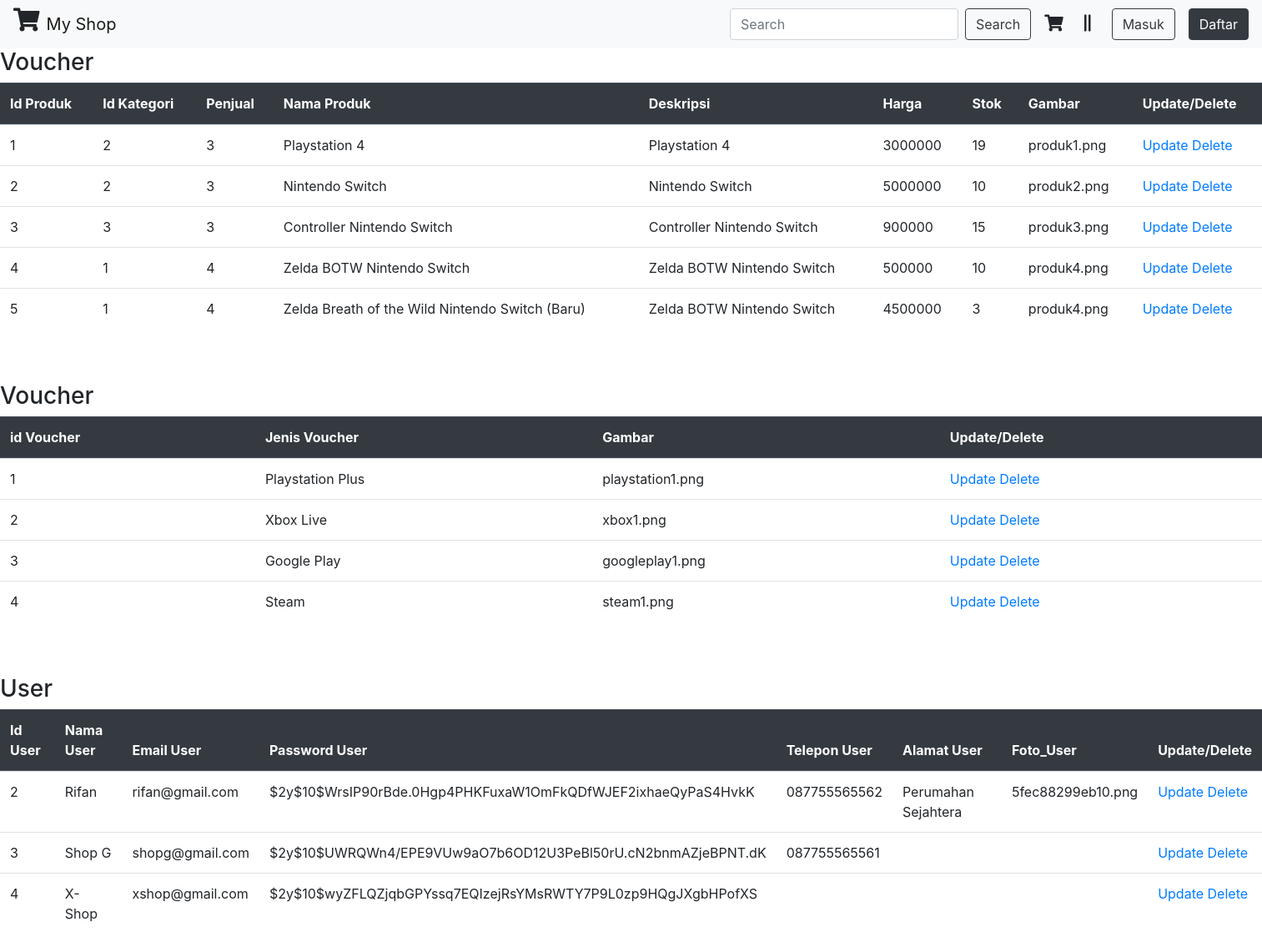
The app's page /admin.php, older data.
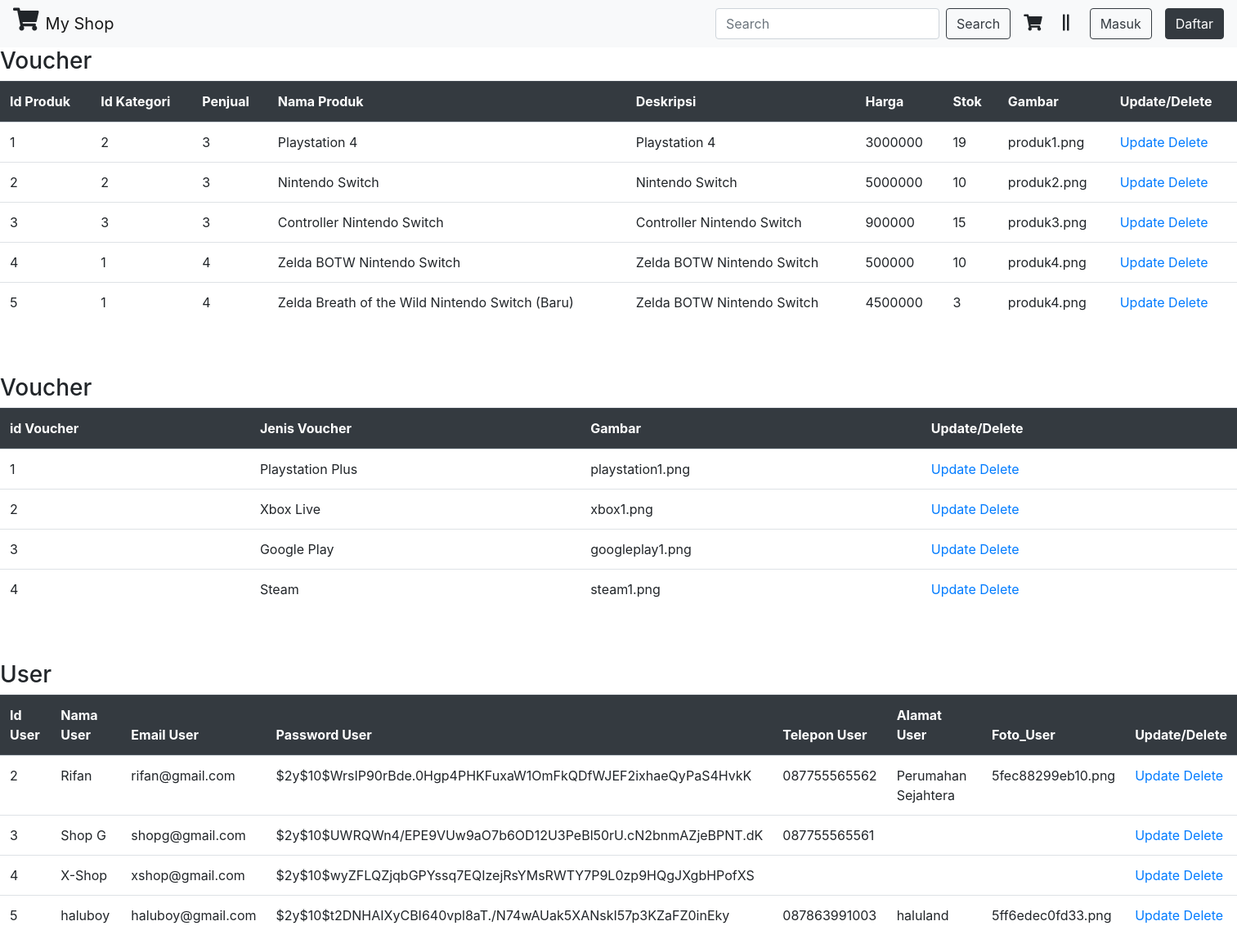
The same page, newer data.
### tables this page shows
CREATE TABLE `produk` (
  `id_produk` int(5) NOT NULL,
  `id_kategori` int(4) NOT NULL,
  `penjual` int(11) NOT NULL,
  `nama_produk` varchar(50) NOT NULL,
  `deskripsi` text NOT NULL,
  `harga` double NOT NULL,
  `stok` int(3) NOT NULL,
  `stars` int(10) NOT NULL,
  `gambar` varchar(100) NOT NULL
);

CREATE TABLE `voucher` (
  `id_voucher` int(11) NOT NULL,
  `jenis_voucher` varchar(20) NOT NULL,
  `gambar` varchar(20) NOT NULL
);

CREATE TABLE `user` (
  `id_user` int(11) NOT NULL,
  `nama_user` varchar(50) NOT NULL,
  `email_user` varchar(25) NOT NULL,
  `pass_user` varchar(255) NOT NULL,
  `telepon_user` varchar(25) DEFAULT NULL,
  `alamat_user` text DEFAULT NULL,
  `foto_user` varchar(50) DEFAULT NULL,
  `wallet` varchar(100) DEFAULT NULL
);

### conn.php (called while the page is built, shortened)
<?php
function connection() {
   $dbServer = 'localhost';
   $dbUser = 'root';
   $dbPass = '';
   $dbName = "online_shop";
   $conn = mysqli_connect($dbServer, $dbUser, $dbPass);
   mysqli_select_db($conn, $dbName);
   return $conn;
}

### admin.php (the view, shortened to what this page needs)
<?php
require 'conn.php';
?>
<!doctype html>
<html lang="en">
<head>
    <link rel="stylesheet" href="assets/css/bootstrap.min.css">
    <link rel="stylesheet" href="assets/css/style.css">
    <link rel="stylesheet" href="assets/css/all.min.css">
</head>
<body>
    <nav class="navbar navbar-expand-lg navbar-light bg-light">
        <h3><i class="fas fa-shopping-cart mr-2"></i></h3>
        <a class="navbar-brand" href="index.php">My Shop</a>
        <div class="collapse navbar-collapse" id="navbarSupportedContent">
            <form class="form-inline ml-auto my-2 my-lg-0">
                <input class="form-control mr-sm-2" type="search" placeholder="Search" aria-label="Search">
                <button class="btn btn-outline-dark my-2 my-sm-0" type="submit">Search</button>
            </form>
            <h5><i class="fas fa-shopping-cart mt-2 mr-4 ml-3" data-toggle="tooltip" title="Keranjang Belanja"></i></h5>
            <h5><i class="fas fa-grip-lines-vertical mt-2 mr-4"></i></h5>
            <button class="btn btn-outline-dark mr-3" type="button">Masuk</button>
            <button class="btn btn-dark" type="button">Daftar</button>
        </div>
    </nav>
    <table class="table">
        <h3>Voucher</h3>
        <thead class="thead-dark">
            <tr>
                <th scope="col">Id Produk</th>
                <th scope="col">Id Kategori</th>
                <th scope="col">Penjual</th>
                <th scope="col">Nama Produk</th>
                <th scope="col">Deskripsi</th>
                <th scope="col">Harga</th>
                <th scope="col">Stok </th>
                <th scope="col">Gambar</th>
                <th scope="col">Update/Delete</th>
            </tr>
        </thead>
        <tbody>
            <tr>
                <?php
            $view = "SELECT * FROM produk";
            $res = mysqli_query(connection(),$view);
            ?>
                <?php while($data = mysqli_fetch_array($res)) : ?>
            <tr>
                <td><?php echo $data['id_produk'] ?></td>
                <td><?php echo $data['id_kategori'] ?></td>
                <td><?php echo $data['penjual'] ?></td>
                <td><?php echo $data['nama_produk'] ?></td>
                <td><?php echo $data['deskripsi'] ?></td>
                <td><?php echo $data['harga'] ?></td>
                <td><?php echo $data['stok'] ?></td>
                <td><?php echo $data['gambar'] ?></td>
                <td>
                    <a
                        href="http://localhost/benaya/barokah/updateproduk.php?id=<?php echo $data['id_produk']?>">Update</a>
                    <a href="http://localhost/benaya/barokah/deleteproduk.php?id=<?php echo $data['id_produk']?>"
                        onclick="return confirm('Hapus Data <?php echo $data['id_produk']?>')" ;>Delete</a>
                </td>
            </tr>
            <?php endwhile; ?>
        </tbody>
    </table>
    <table class="table">
        <br></br>
        <h3>Voucher</h3>
        <thead class="thead-dark">
            <tr>
                <th scope="col">id Voucher</th>
                <th scope="col">Jenis Voucher</th>
                <th scope="col">Gambar</th>
                <th scope="col">Update/Delete</th>
            </tr>
        </thead>
        <tbody>
            <tr>
                <?php
            $view = "SELECT * FROM voucher";
            $res = mysqli_query(connection(),$view);
            ?>
                <?php while($data = mysqli_fetch_array($res)) : ?>
            <tr>
                <td><?php echo $data['id_voucher'] ?></td>
                <td><?php echo $data['jenis_voucher'] ?></td>
                <td><?php echo $data['gambar'] ?></td>
                <td>
                    <a
                        href="http://localhost/benaya/barokah/updateproduk.php?id=<?php echo $data['id_voucher']?>">Update</a>
                    <a href="http://localhost/benaya/barokah/deleteproduk.php?id=<?php echo $data['id_voucher']?>"
                        onclick="return confirm('Hapus Data <?php echo $data['id_voucher']?>')" ;>Delete</a>
                </td>
            </tr>
            <?php endwhile; ?>
            </tr>
        </tbody>
    </table>
    <table class="table">
        <br></br>
        <h3>User</h3>
        <thead class="thead-dark">
            <tr>
                <th scope="col">Id User</th>
                <th scope="col">Nama User</th>
                <th scope="col">Email User</th>
                <th scope="col">Password User</th>
                <th scope="col">Telepon User</th>
                <th scope="col">Alamat User</th>
                <th scope="col">Foto_User</th>
                <th scope="col">Update/Delete</th>
            </tr>
        </thead>
        <tbody>
            <tr>
                <?php
            $view = "SELECT * FROM user";
            $res = mysqli_query(connection(),$view);
            ?>
                <?php while($data = mysqli_fetch_array($res)) : ?>
            <tr>
                <td><?php echo $data['id_user'] ?></td>
                <td><?php echo $data['nama_user'] ?></td>
                <td><?php echo $data['email_user'] ?></td>
                <td><?php echo $data['pass_user'] ?></td>
                <td><?php echo $data['telepon_user'] ?></td>
                <td><?php echo $data['alamat_user'] ?></td>
                <td><?php echo $data['foto_user'] ?></td>
                <td>
                    <a
                        href="http://localhost/benaya/barokah/updateproduk.php?id=<?php echo $data['id_user']?>">Update</a>
                    <a href="http://localhost/benaya/barokah/deleteproduk.php?id=<?php echo $data['id_user']?>"
                        onclick="return confirm('Hapus Data <?php echo $data['id_user']?>')" ;>Delete</a>
                </td>
            </tr>
            <?php endwhile; ?>
            </tr>
        </tbody>
    </table>
</body>
</html>

Row changes from the older to the newer data that the page shows:
added user: id_user "5", nama_user "haluboy", email_user "haluboy@gmail.com", pass_user "$2y$10$t2DNHAIXyCBI640vpl8aT./N74wAUak5XANskI57p3KZaFZ0inEky", telepon_user "087863991003", alamat_user "haluland", foto_user "5ff6edec0fd33.png"
